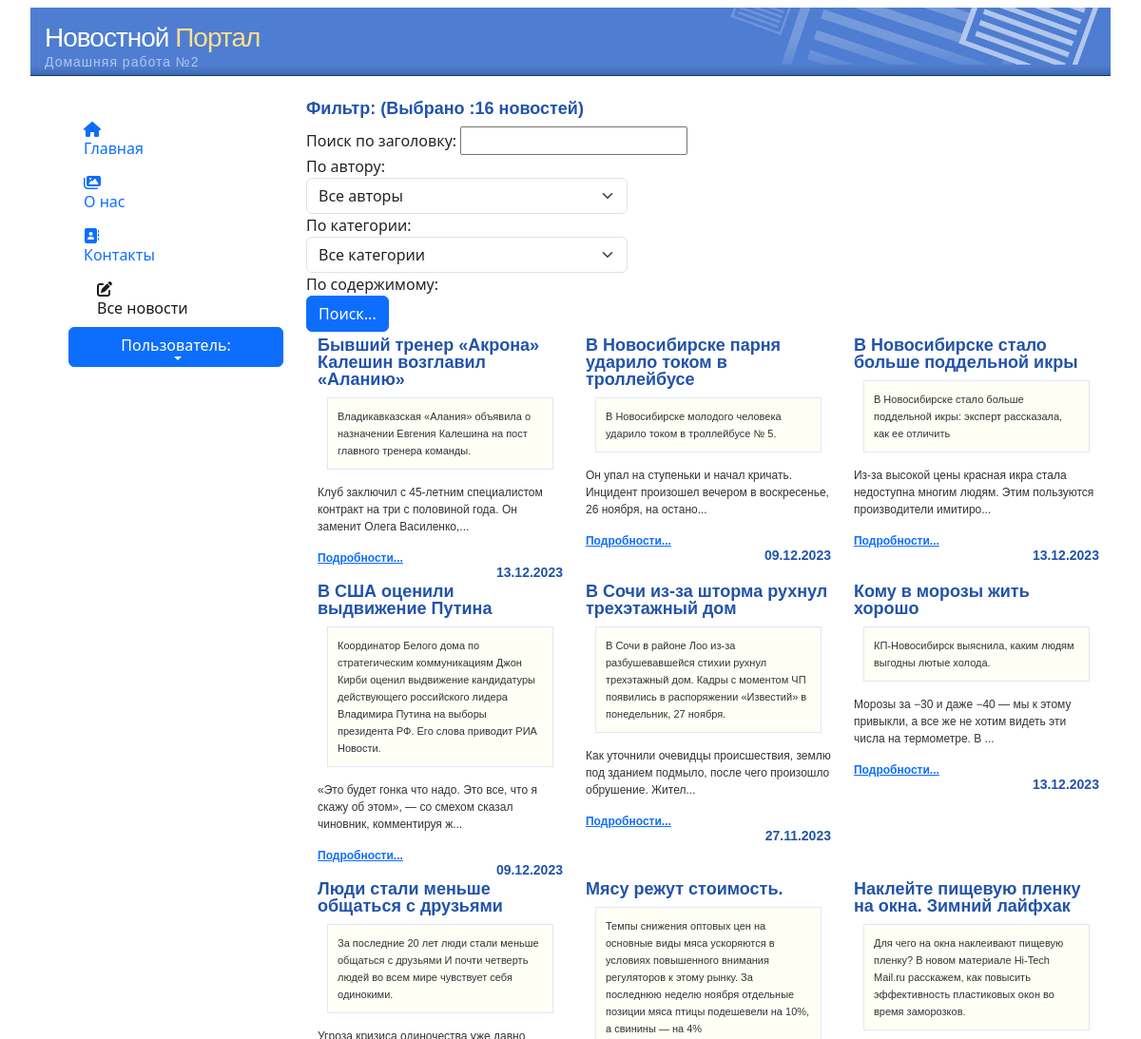
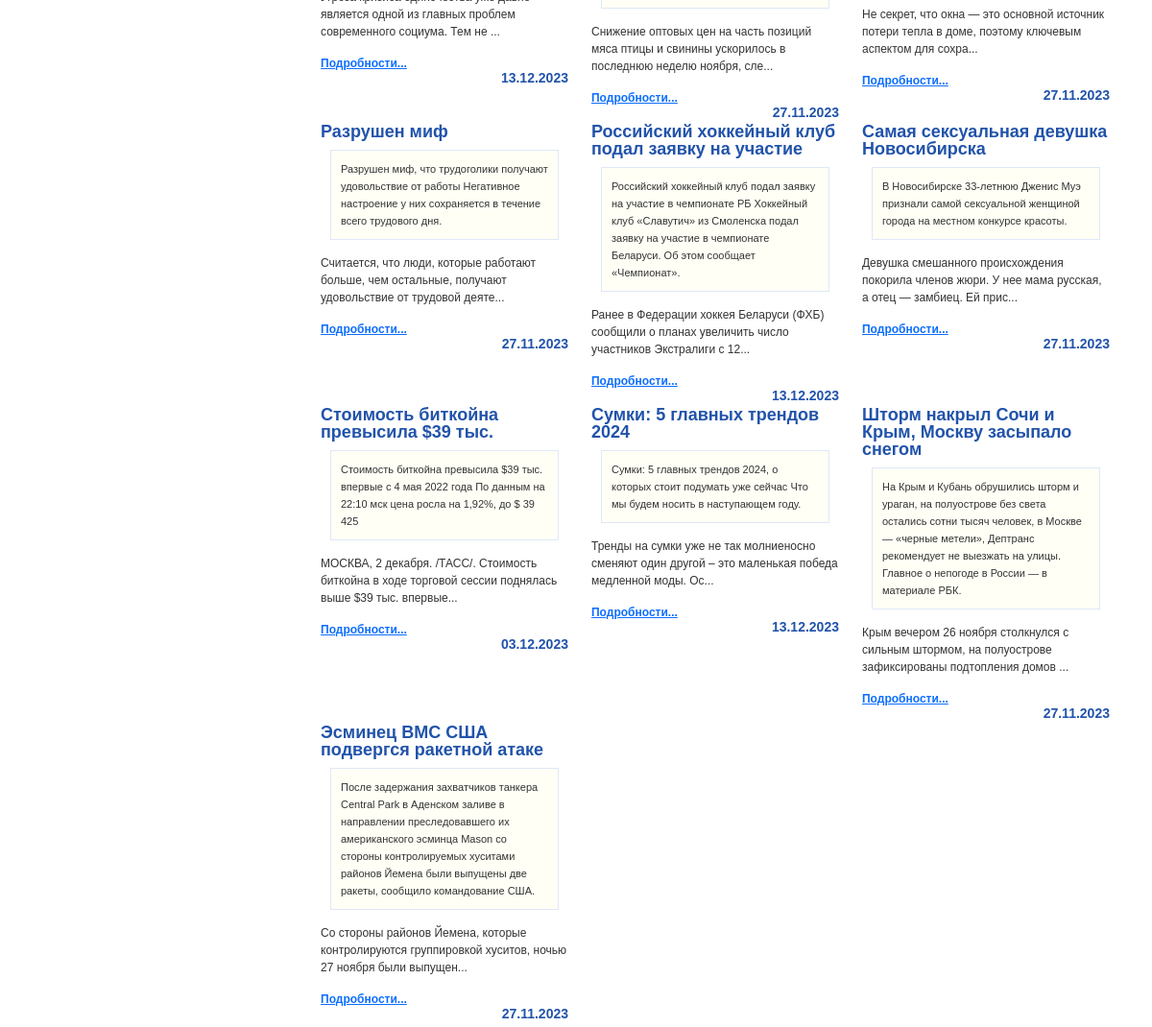
Screenshot of /news/all_news/ with the database file from the repository (2 pictures, top to bottom).
### news/models.py (models this page shows, shortened)
class Article(models.Model):
    categories = (('E','Economics'),
                  ('S','Science'),
                  ('IT','IT'))
    author = models.ForeignKey(User, on_delete=models.SET_NULL, null=True, verbose_name='Автор')
    title = models.CharField('Заголовок', max_length=50, default='')
    anouncement = models.TextField('Аннотация', max_length=250)
    text = models.TextField('Текст новости')
    date = models.DateTimeField('Дата создания', auto_now=True)
    category = models.CharField(choices=categories, max_length=50, default='', verbose_name='Категория')
    tags = models.ManyToManyField(to=Tag, blank=True, verbose_name='Тэги')
    slug = models.SlugField()
    def get_absolute_url(self):
        return f'/news/show/{self.id}'
    class Meta:
        ordering = ['title', 'date']
        verbose_name = 'Новость'
        verbose_name_plural = 'Новости'

### news/views.py (the view)
# urls.py: path('all_news/', views.all_news, name='all_news'),
def all_news(request):
    categories = Article.categories  # создали перечень категорий
    author_list = User.objects.all()  # создали перечень авторов
    print('Ответ',request.POST)
    if request.method == "POST":
        selected_author = int(request.POST.get('author_filter'))
        selected_category = int(request.POST.get('category_filter'))
        search_article = (request.POST.get('search_input'))
        print('search_article', search_article)
        print('search_article_len',len(search_article))
        if selected_author == 0:  # выбраны все авторы
            articles = Article.objects.all()
        else:
            articles = Article.objects.filter(author=selected_author)
        if selected_category != 0:  # фильтруем найденные по авторам результаты по категориям
            articles = articles.filter(category__icontains=categories[selected_category - 1][0])
        if len(search_article) !=0: # применяем фильтр по новости
            articles = articles.filter(title=search_article)
    else:  # если страница открывется впервые
        selected_author = 0
        selected_category = 0
        articles = Article.objects.all()
    context = {'articles': articles, 'author_list': author_list, 'selected_author': selected_author,
               'categories': categories, 'selected_category': selected_category}
    return render(request, 'news/all_news.html', context)

### news/templates/news/all_news.html (shortened to what this page needs)
{% extends 'home01/index.html' %}
{% load static %}
{% load bootstrap5 %}
{% block content %}
<link rel="stylesheet" href="https://ajax.googleapis.com/ajax/libs/jqueryui/1.11.4/themes/smoothness/jquery-ui.css">
  <div id="content" >
    <div class="content_center" align="left">
        <div class="row">
        <label><h3> Фильтр: (Выбрано :{{ articles|length }} новостей) </h3>
            <form method="post">
                      <div class="row">
                        <div class="search">
                            <label for="search_input">Поиск по заголовку: </label>
                            <input id="search_input" name="search_input">
                        </div>
                      </div>
                        <label for="author_filter">По автору:</label>
                            <select class="form-select" name="author_filter" style="width:40%" >
                                <option value="0">Все авторы</option>
                            </select>
                        <label for="category_filter">По категории:</label>
                            <select class="form-select" name="category_filter" style="width:40%">
                                <option value="0">Все категории</option>
                            </select>
                        <label for="category_filter">По содержимому:</label>
                        <br>
                            <input type="submit" class="btn btn-primary" value="Поиск...">
                        <br>
            </form>
        </label>
    </div>
    </div>
   <div class="container-fluid">
       <div class="row">
           {% for articl in articles %}
               <div id="news" class="col-xs-4 col-sm-4 col-md-4 col-lg-4">
               <h3>{{ articl.title }}</h3>
                   <div class='featurebox_side'>{{ articl.anouncement }}</div>
                   <p>{{ articl.text|slice:":100" }}...</p>
                   <p class="lead mb-0"><a href="{{ articl.get_absolute_url }}" class="fw-bold">Подробности...</a></p>
                <h4 align="right">{{ articl.date|date:"d.m.Y" }}</h4>
               </div>
           {% endfor %}
      </div>
   </div>
  </div>
{% endblock %}

### home01/static/home01/css/style.css (style rules this page uses)
body { text-align: center; margin-top:10px; margin-bottom:10px; color:#666666; background-color: #666666; }
#content { margin-top: 20px; margin-bottom: 0px; }
#content p { margin-top:15px; margin-bottom: 15px; font-family: verdana, arial, sans-serif; font-size: 12px; line-height: 18px; color: #333333; }
#content h3 { margin-top:5px; margin-bottom: 10px; font-family: verdana, arial, sans-serif; font-size: 18px; font-weight: bold; line-height: 18px; color: #2153AA; }
#content h4 { margin-top:0px;margin-bottom:0px; font-family: verdana, arial, sans-serif; font-size: 14px; font-weight: bold; line-height: 12px; color: #2153AA; }
.featurebox_side { background-color: #fffff6; margin:1px;margin-left:10px;margin-right:10px;margin-bottom:15px; padding:10px; border: 1px solid #DFE8F7; font-family: verdana, arial, sans-serif; font-size: 11px; line-height: 18px; color: #333333; }

### rows the page displays
Article: title "Бывший тренер «Акрона» Калешин возглавил «Аланию»", anouncement "Владикавказская «Алания» объявила о назначении Евгения Калешина на пост главного тренера команды.", text "Клуб заключил с 45-летним специалистом контракт на три с половиной года. Он заменит Олега Василенко,", date "13.12.2023"
Article: title "В Новосибирске парня ударило током в троллейбусе", anouncement "В Новосибирске молодого человека ударило током в троллейбусе № 5.", text "Он упал на ступеньки и начал кричать. Инцидент произошел вечером в воскресенье, 26 ноября, на остано", date "09.12.2023"
Article: title "В Новосибирске стало больше поддельной икры", anouncement "В Новосибирске стало больше поддельной икры: эксперт рассказала, как ее отличить", text "Из-за высокой цены красная икра стала недоступна многим людям. Этим пользуются производители имитиро", date "13.12.2023"
Article: title "В США оценили выдвижение Путина", anouncement "Координатор Белого дома по стратегическим коммуникациям Джон Кирби оценил выдвижение кандидатуры действующего российского лидера Владимира Путина на выборы президента РФ. Его слова приводит РИА Новости.", text "«Это будет гонка что надо. Это все, что я скажу об этом», — со смехом сказал чиновник, комментируя ж", date "09.12.2023"
Article: title "В Сочи из-за шторма рухнул трехэтажный дом", anouncement "В Сочи в районе Лоо из-за разбушевавшейся стихии рухнул трехэтажный дом. Кадры с моментом ЧП появились в распоряжении «Известий» в понедельник, 27 ноября.", text "Как уточнили очевидцы происшествия, землю под зданием подмыло, после чего произошло обрушение. Жител", date "27.11.2023"
Article: title "Кому в морозы жить хорошо", anouncement "КП-Новосибирск выяснила, каким людям выгодны лютые холода.", text "Морозы за −30 и даже −40 — мы к этому привыкли, а все же не хотим видеть эти числа на термометре. В", date "13.12.2023"
Article: title "Люди стали меньше общаться с друзьями", anouncement "За последние 20 лет люди стали меньше общаться с друзьями И почти четверть людей во всем мире чувствует себя одинокими.", text "Угроза кризиса одиночества уже давно является одной из главных проблем современного социума. Тем не", date "13.12.2023"
Article: title "Мясу режут стоимость.", anouncement "Темпы снижения оптовых цен на основные виды мяса ускоряются в условиях повышенного внимания регуляторов к этому рынку. За последнюю неделю ноября отдельные позиции мяса птицы подешевели на 10%, а свинины — на 4%", text "Снижение оптовых цен на часть позиций мяса птицы и свинины ускорилось в последнюю неделю ноября, сле", date "27.11.2023"
Article: title "Наклейте пищевую пленку на окна. Зимний лайфхак", anouncement "Для чего на окна наклеивают пищевую пленку? В новом материале Hi-Tech Mail.ru расскажем, как повысить эффективность пластиковых окон во время заморозков.", text "Не секрет, что окна — это основной источник потери тепла в доме, поэтому ключевым аспектом для сохра", date "27.11.2023"
Article: title "Разрушен миф", anouncement "Разрушен миф, что трудоголики получают удовольствие от работы Негативное настроение у них сохраняется в течение всего трудового дня.", text "Считается, что люди, которые работают больше, чем остальные, получают удовольствие от трудовой деяте", date "27.11.2023"
Article: title "Российский хоккейный клуб подал заявку на участие", anouncement "Российский хоккейный клуб подал заявку на участие в чемпионате РБ Хоккейный клуб «Славутич» из Смоленска подал заявку на участие в чемпионате Беларуси. Об этом сообщает «Чемпионат».", text "Ранее в Федерации хоккея Беларуси (ФХБ) сообщили о планах увеличить число участников Экстралиги с 12", date "13.12.2023"
Article: title "Самая сексуальная девушка Новосибирска", anouncement "В Новосибирске 33-летнюю Дженис Муэ признали самой сексуальной женщиной города на местном конкурсе красоты.", text "Девушка смешанного происхождения покорила членов жюри. У нее мама русская, а отец — замбиец. Ей прис", date "27.11.2023"
Article: title "Стоимость биткойна превысила $39 тыс.", anouncement "Стоимость биткойна превысила $39 тыс. впервые с 4 мая 2022 года По данным на 22:10 мск цена росла на 1,92%, до $ 39 425", text "МОСКВА, 2 декабря. /ТАСС/. Стоимость биткойна в ходе торговой сессии поднялась выше $39 тыс. впервые", date "03.12.2023"
Article: title "Сумки: 5 главных трендов 2024", anouncement "Сумки: 5 главных трендов 2024, о которых стоит подумать уже сейчас Что мы будем носить в наступающем году.", text "Тренды на сумки уже не так молниеносно сменяют один другой – это маленькая победа медленной моды. Ос", date "13.12.2023"
Article: title "Шторм накрыл Сочи и Крым, Москву засыпало снегом", anouncement "На Крым и Кубань обрушились шторм и ураган, на полуострове без света остались сотни тысяч человек, в Москве — «черные метели», Дептранс рекомендует не выезжать на улицы. Главное о непогоде в России — в материале РБК.", text "Крым вечером 26 ноября столкнулся с сильным штормом, на полуострове зафиксированы подтопления домов", date "27.11.2023"
Article: title "Эсминец ВМС США подвергся ракетной атаке", anouncement "После задержания захватчиков танкера Central Park в Аденском заливе в направлении преследовавшего их американского эсминца Mason со стороны контролируемых хуситами районов Йемена были выпущены две ракеты, сообщило командование США.", text "Со стороны районов Йемена, которые контролируются группировкой хуситов, ночью 27 ноября были выпущен", date "27.11.2023"

### other values shown
{{ articles|length }} "16"
